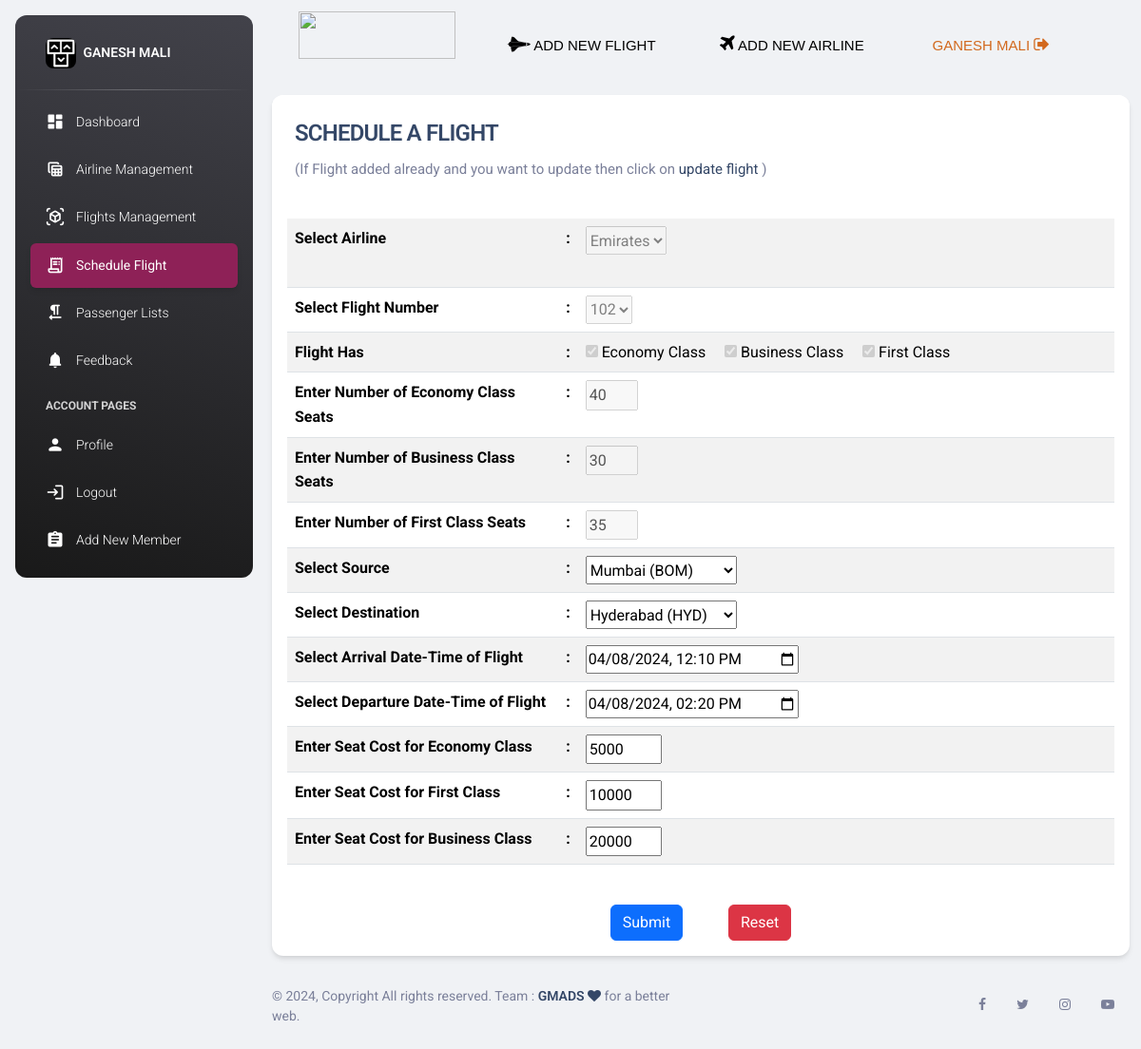
The app's page /schedule-flight-update.php?seq_no_of_scheduled_flight=1 (signed in) with its own data.
### tables this page shows
CREATE TABLE `airline` (
  `ano` int(255) NOT NULL,
  `aname` varchar(128) NOT NULL,
  `added_date` varchar(128) NOT NULL DEFAULT current_timestamp(),
  `no_of_flights` int(255) NOT NULL DEFAULT 0
);

CREATE TABLE `flight_schedule` (
  `seq_no` int(255) NOT NULL,
  `source` varchar(255) NOT NULL,
  `destination` varchar(255) NOT NULL,
  `adatetime` datetime NOT NULL,
  `ddatetime` datetime NOT NULL,
  `fno` int(11) NOT NULL
);

CREATE TABLE `class` (
  `class_id` int(255) NOT NULL,
  `cname` varchar(20) NOT NULL,
  `noofseats` int(255) NOT NULL DEFAULT 0,
  `fno` int(255) NOT NULL
);

CREATE TABLE `seat_cost` (
  `pid` int(11) NOT NULL,
  `price` int(11) NOT NULL,
  `date` date NOT NULL,
  `class_id` int(11) NOT NULL,
  `seq_no` int(11) NOT NULL,
  `classname` varchar(50) NOT NULL
);

### schedule-flight-update.php (the view, shortened to what the rows shown need)
<!DOCTYPE html>
<html lang="en">
<head>
  <link rel="stylesheet" href="https://cdn.jsdelivr.net/npm/bootstrap@5.3.2/dist/css/bootstrap.min.css"
>
  <link rel="stylesheet" href="https://cdnjs.cloudflare.com/ajax/libs/font-awesome/4.7.0/css/font-awesome.min.css">
  <link id="pagestyle" href="../assetsp/css/my.css?v=3.1.0" rel="stylesheet" />
  <link id="pagestyle" href="../assets/css/my.css?v=3.1.0" rel="stylesheet" />
</head>
<?php
  $hostName ="localhost";
  $dbusers ="root";
  $dbPassword ="";
  $dbName ="jetsetfly";
  $conn =mysqli_connect($hostName,$dbusers,$dbPassword,$dbName);
?>
<body class="g-sidenav-show  bg-gray-200">
  <main class="main-content position-relative max-height-vh-100 h-100 border-radius-lg ">
    <form class="heading" action="schedule-flight-update.php" method='POST' onsubmit="return validateDateTime()">
      <div class="container">
        <br>
        <div class="row">
          <div class="col-md-12">
            <div class="card">
              <div class="card-body">
                <table class="table table-striped">
                  <?php
                    if (isset($_GET['seq_no_of_scheduled_flight']))
                    {
                      $seq_no=$_GET['seq_no_of_scheduled_flight'];
                      $sql = "SELECT * FROM flight_schedule WHERE seq_no=$seq_no";
                      $result = mysqli_query($conn, $sql);
                      if ($result)
                      {
                          if (mysqli_num_rows($result) > 0)
                          {
                              $row = mysqli_fetch_assoc($result);
                              $fno=$row['fno'];
                          }
                      }
                      $sql = "SELECT * FROM flight WHERE fno = $fno";
                      $result = mysqli_query($conn, $sql);
                      if ($result)
                      {
                          if (mysqli_num_rows($result) > 0)
                          {
                              $row = mysqli_fetch_assoc($result);
                          }
                      }
                      $ano=$row['ano'];
                      $sql1 = "SELECT * FROM airline WHERE ano=$ano";
                      $result1 = mysqli_query($conn, $sql1);
                      if ($result1)
                      {
                          if (mysqli_num_rows($result1) > 0)
                          {
                              $row1 = mysqli_fetch_assoc($result1);
                              $an=$row1['aname'];
                          }
                      }
                      ?>
                      <tbody>
                        <tr>
                          <td><b>Select Airline </b></td>
                          <td><b>:</b></td>
                          <td>
                            <select class="box" name="aname" id="air" disabled>
                              <option value="<?php echo $an;?>" selected><?php echo $an;?></option>
                            </select>
                          </td>
                        </tr>
                        <tr>
                          <td><b>Select Flight Number</b></td>
                          <td><b>:</b></td>
                          <td>
                            <select class="box" id="flight" name="fno" disabled>
                              <option value="<?php echo $fno;?>" selected disabled><?php echo $fno;?></option>
                            </select>
                          </td>
                        </tr>
                        <tr>
                          <td><b>Flight Has</b></td>
                          <td><b>:</b></td>
                          <td>
                            <?php
                                $sql2 = "SELECT * FROM class WHERE fno=$fno AND cname='Economy Class'";
                                $result2 = mysqli_query($conn, $sql2);
                                if ($result2)
                                {
                                    if (mysqli_num_rows($result2) > 0)
                                    {
                                        $row2 = mysqli_fetch_assoc($result2);
                                        $noofseatsofeco=$row2['noofseats'];
                                    }
                                }
                            ?>
                            <input type="checkbox" id="eco" name="eco" <?php if($noofseatsofeco > 0) echo "checked"; ?> disabled onchange="toggleSeatsVisibility()">
                            <label for="eco">Economy Class</label>&nbsp;&nbsp;&nbsp;&nbsp;
                            <?php
                                $sql3 = "SELECT * FROM class WHERE fno=$fno AND cname='Business Class'";
                                $result3 = mysqli_query($conn, $sql3);
                                if ($result3)
                                {
                                    if (mysqli_num_rows($result3) > 0)
                                    {
                                        $row3 = mysqli_fetch_assoc($result3);
                                        $noofseatsofbsn=$row3['noofseats'];
                                    }
                                }
                            ?>
                            <input type="checkbox" id="bsn" name="bsn" <?php if($noofseatsofbsn > 0) echo "checked"; ?> disabled onchange="toggleSeatsVisibility()">
                            <label for="bsn">Business Class</label>&nbsp;&nbsp;&nbsp;&nbsp;
                            <?php
                                $sql4 = "SELECT * FROM class WHERE fno=$fno AND cname='First Class'";
                                $result4 = mysqli_query($conn, $sql4);
                                if ($result4)
                                {
                                    if (mysqli_num_rows($result4) > 0)
                                    {
                                        $row4 = mysqli_fetch_assoc($result4);
                                        $noofseatsoffrt=$row4['noofseats'];
                                    }
                                }
                            ?>
                            <input type="checkbox" id="fir" name="fir" <?php if($noofseatsoffrt > 0) echo "checked"; ?> disabled onchange="toggleSeatsVisibility()">
                            <label for="fir">First Class</label>&nbsp;&nbsp;&nbsp;&nbsp;
                          </td>
                        </tr>
                        <tr>
                          <td><b>Enter Number of Economy Class Seats</b></td>
                          <td><b>:</b></td>
                          <td><input type="number" class="box" name="noes" id="noes" min='20' max='40' value="<?php echo $noofseatsofeco;?>" disabled></td>
                        </tr>
                        <tr>
                            <td><b>Enter Number of Business Class Seats</b></td>
                            <td><b>:</b></td>
                            <td><input type="number" class="box" name="nobs" id="nobs" min='10' max='30' value="<?php echo $noofseatsofbsn;?>" disabled></td>
                        </tr>
                        <tr>
                            <td><b>Enter Number of First Class Seats</b></td>
                            <td><b>:</b></td>
                            <td><input type="number" class="box" name="nofcs" id="nofcs" min='15' max='35' value="<?php echo $noofseatsoffrt;?>" disabled></td>
                        </tr>
                        <tr>
                          <td><b>Select Source </b></td>
                          <td><b>:</b></td>
                          <td>
                            <select name="source" id="select1" onchange="getSelectValue(this.value)">
                            <?php
                                $sql = "SELECT * FROM flight_schedule WHERE seq_no=$seq_no";
                                $result = mysqli_query($conn, $sql);
                                if ($result)
                                {
                                    if (mysqli_num_rows($result) > 0) {
                                        $row = mysqli_fetch_assoc($result);
                                        $src=$row['source'];
                                        $dest=$row['destination'];
                                        $d=$row['adatetime'];
                                        $a=$row['ddatetime'];
                                      }
                                }
                            ?>
                              <option value="BOM" <?php if($src=="BOM") echo "selected";?>>Mumbai (BOM)</option>
                            </select>
                          </td>
                        </tr>
                        <tr>
                          <td><b>Select Destination </b></td>
                          <td><b>:</b></td>
                          <td>
                            <select name="dest" id="select2">
                              <option value="HYD" <?php if($dest=="HYD") echo "selected";?>>Hyderabad (HYD)</option>
                            </select>
                          </td>
                        </tr>
                        <tr>
                          <td><b>Select Arrival Date-Time of Flight</b></td>
                          <td><b>:</b></td>
                          <td>
                            <input type="datetime-local" class="box" id="adatetime" name="adatetime"  value="<?php echo $d;?>"required>
                          </td>
                        </tr>
                        <tr>
                          <td><b>Select Departure  Date-Time of Flight</b></td>
                          <td><b>:</b></td>
                          <td>
                            <input type="datetime-local" class="box" id="ddatetime" name="ddatetime" value="<?php echo $a;?>"required>
                          </td>
                        </tr>
                        <?php
                            $sql7 = "SELECT * FROM seat_cost WHERE seq_no = $seq_no AND classname='Economy Class'";
                            $result7 = mysqli_query($conn, $sql7);
                            if ($result7)
                            {
                                if (mysqli_num_rows($result7) > 0)
                                {
                                    $row7 = mysqli_fetch_assoc($result7);
                                    $coofeco=$row7['price'];
                                }
                                else
                                    $coofeco=0;
                            }
                        ?>
                        <tr id="seat1" <?php if($noofseatsofeco==0) echo "hidden"?>>
                          <td><b>Enter Seat Cost for Economy Class</b></td>
                          <td><b>:</b></td>
                          <td><input type="number" class="box" name="coe" min='1000' max='20000' value="<?php if($coofeco!=0)echo $coofeco; ?>">
                          </td>
                        </tr>
                        <?php
                            $sql7 = "SELECT * FROM seat_cost WHERE seq_no = $seq_no AND classname='First Class'";
                            $result7 = mysqli_query($conn, $sql7);
                            if ($result7)
                            {
                                if (mysqli_num_rows($result7) > 0)
                                {
                                    $row7 = mysqli_fetch_assoc($result7);
                                    $cooffrt=$row7['price'];
                                }
                                else
                                    $cooffrt=0;
                            }
                        ?>
                        <tr id="seat2" <?php if($noofseatsoffrt==0) echo "hidden"?>>
                          <td><b>Enter Seat Cost for First Class</b></td>
                          <td><b>:</b></td>
                          <td><input type="number" class="box" name="cof" min='5000' max='40000' value="<?php if($cooffrt!=0)echo $cooffrt; ?>">
                          </td>
                        </tr>
                        <?php
                            $sql7 = "SELECT * FROM seat_cost WHERE seq_no = $seq_no AND classname='Business Class'";
                            $result7 = mysqli_query($conn, $sql7);
                            if ($result7)
                            {
                                if (mysqli_num_rows($result7) > 0)
                                {
                                    $row7 = mysqli_fetch_assoc($result7);
                                    $coofbsn=$row7['price'];
                                }
                                else
                                    $coofbsn=0;
                            }
                        ?>
                        <tr id="seat3" <?php if($noofseatsofbsn==0) echo "hidden"?>>
                          <td><b>Enter Seat Cost for Business Class</b></td>
                          <td><b>:</b></td>
                          <td><input type="number" class="box" name="cob" min='8000' max='80000' value="<?php if($coofbsn!=0)echo $coofbsn; ?>">
                          </td>
                        </tr>
                      </tbody>
                      <?php
                    }
                  ?>
                </table>
                <br>
              </div>
            </div>
          </div>
        </div>
      </div>
    </form>
  </main>
</body>
</html>

### records on screen
airline: aname "Emirates"
flight_schedule: fno "102", source "Mumbai (BOM)", dest "Hyderabad (HYD)", adatetime "04/08/2024 12:10", ddatetime "04/08/2024 14:20"
class: noofseats "☑", noes "40"
class: noofseats "☑", nobs "30"
class: noofseats "☑", nofcs "35"
seat_cost: coe "5000"
seat_cost: cof "10000"
seat_cost: cob "20000"

### other values on screen
$name "GANESH MALI"
